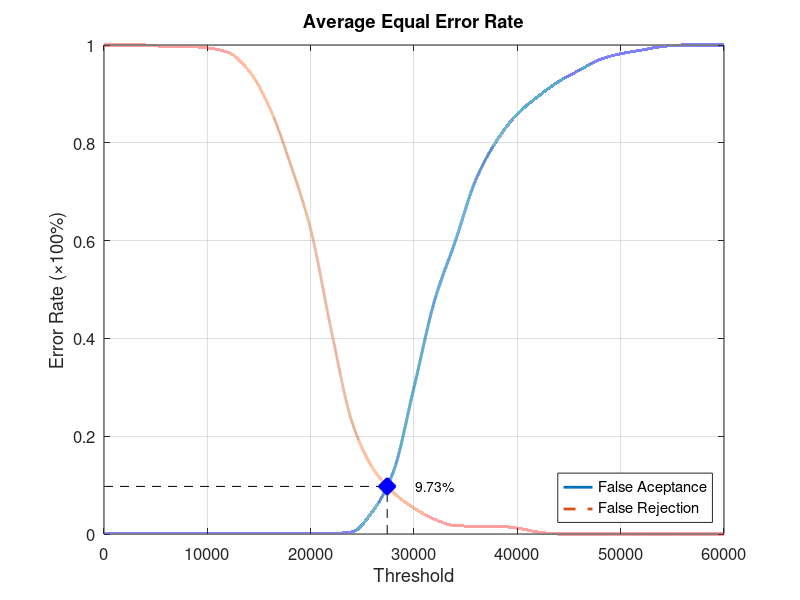
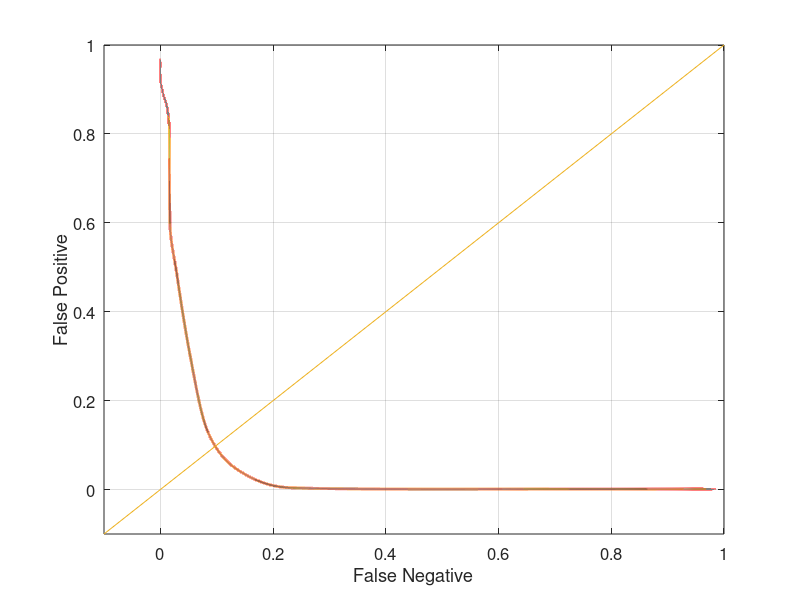

These figures' MATLAB source, in order:
function yEER = Database4Average
close all;
clear;
clc;
x = 0:2000:60000;
xq = 0:0.5:60000;

y0 = [0 0.00105263 0.00105263 0.00105263 0.00105263 0.00105263 0.00105263 0.00105263 0.00105263 0.00105263 0.00105263 0.00105263 0.00421053 0.0463158 0.127368 0.3 0.477895 0.598947 0.725263 0.80421 0.858947 0.894737 0.925263 0.948421 0.970526 0.982105 0.989474 0.996842 1 1 1];
yy0 = interp1(x, y0, xq, 'pchip');
y1 = [1 1 1 0.997 0.997 0.994 0.985 0.948 0.873 0.759 0.623 0.416 0.229 0.135 0.085 0.053 0.03 0.017 0.016 0.016 0.012 0.004 0 0 0 0 0 0 0 0 0];
yy1 = interp1(x, y1, xq, 'pchip');

% Calculating EER: 
y2 = abs(y0 - y1);
find(y2 == min(y2))
yy2 = abs(yy0 - yy1);
xEER = find(yy2 == min(yy2));
xEERIndex = xq(xEER) % X-axis EER
yEER = yy0(xEER) % Y-axis EER

main = figure
plot(xq, yy0,'-','LineWidth', 2);	hold on
plot(xq, yy1,'--','LineWidth', 2);	hold on
plot([xEERIndex xEERIndex], [0 yEER], 'k--');	hold on
plot([0 xEERIndex], [yEER yEER], 'k--');	hold on
plot(xEERIndex, yEER, 'bx', 'LineWidth', 10);	hold on
text(xEERIndex + 10 * xEERIndex / 100, yEER, [num2str(round((10000 * yEER)) / 100) '%'])
legend('False Aceptance', 'False Rejection', 'Location', 'SouthEast')
xlabel('Threshold')
ylabel('Error Rate (\times100%)')
title('Average Equal Error Rate')
set(gca, 'FontSize', 12)
axis([0 60000 0 1])
grid on

print(main, 'Database4AverageMain', '-dpng');
FNRxFPR = figure('Color', [1 1 1]);
plot(yy1, yy0, '-', yy1, yy0, 'LineWidth', 2);
hold on
y = -0.1:0.1:1
plot(y, y); 
set(gca, 'FontSize', 12)
xlabel('False Negative')
ylabel('False Positive')
axis([-0.1 1 -0.1 1])
set(gca, 'FontSize', 12)
grid on

print(FNRxFPR, 'Database4AverageFNRxFPR','-dpng');
end
